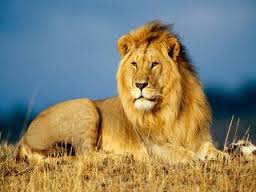
#> input picture OpenCv-Assignment1/Assignment/lion.jpg, 256 x 192 px, found by its file name
$ python Prob.py
#> lines starting #> are read from the running program, lines starting #| are printed output that depends on the picture
import cv2
import numpy as np

img= cv2.imread('lion.jpg',0)
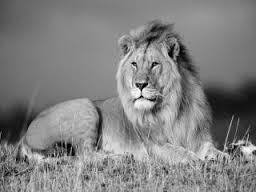
#> img: shape (192, 256); min 0, max 255, mean 128.8
cv2.imshow('BGR lion', img)


img_smooth1= cv2.GaussianBlur(img, (3,3), 10,20)
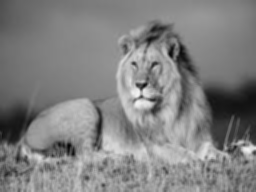
#> img_smooth1: shape (192, 256); min 4, max 244, mean 128.8
img_smooth2= cv2.GaussianBlur(img, (3,3), 150,200)
img_smooth3= cv2.GaussianBlur(img, (5,5), 10,20)
img_smooth4= cv2.GaussianBlur(img, (5,5), 150, 200)


img1= np.concatenate((img,img_smooth1, img_smooth2, img_smooth3, img_smooth4), axis=1)
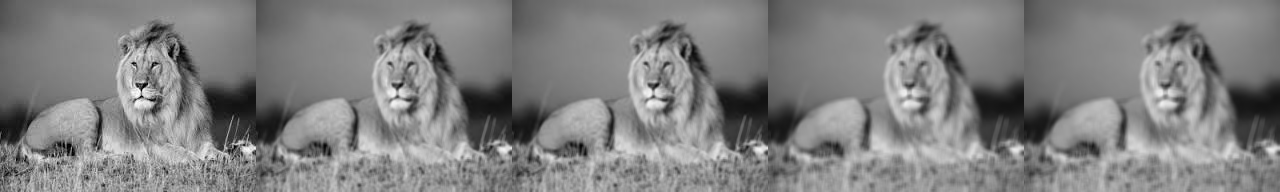
#> img1: shape (192, 1280); min 0, max 255, mean 128.8
cv2.imshow('Images using different Kernel and Sigma', img1)
cv2.imwrite('Problem6 Output.jpg', img1)
cv2.waitKeyEx(0)
cv2.destroyAllWindows()

$ run again, with OpenCv-Assignment1/Assignment/low_illum.jpg copied over OpenCv-Assignment1/Assignment/lion.jpg
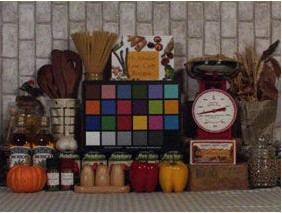
#> input picture OpenCv-Assignment1/Assignment/low_illum.jpg, 282 x 213 px, found by its file name
#> `img_smooth3= cv2.GaussianBlur(img, (5,5), 10,20)`:
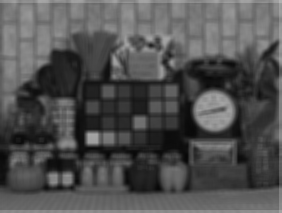
#> img_smooth3: shape (213, 282); min 7, max 179, mean 80.4
#> `img1= np.concatenate((img,img_smooth1, img_smooth2, img_smooth3, img_s..`:
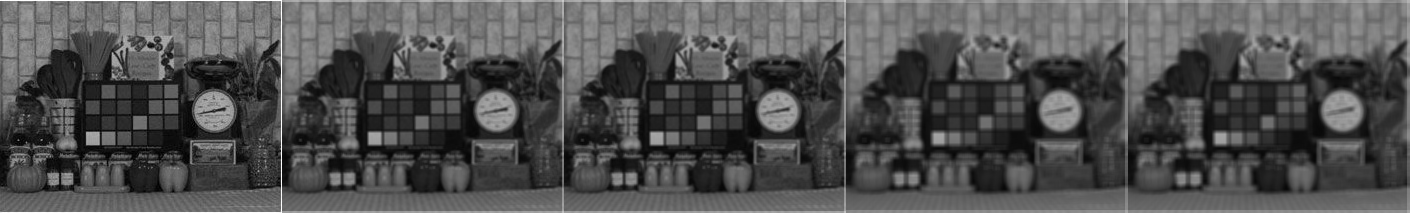
#> img1: shape (213, 1410); min 0, max 255, mean 80.6
